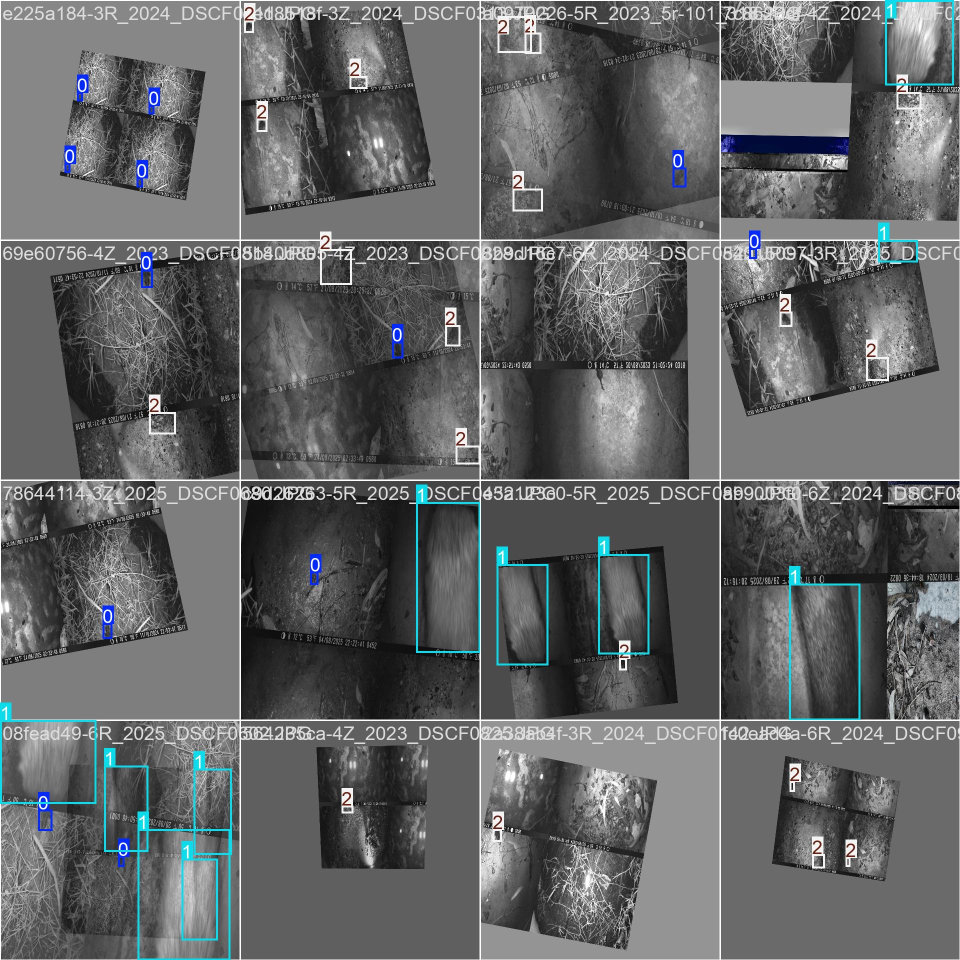
#> input picture detection/results/rtdetr/phase1/train_batch0.jpg, 1920 x 1920 px (shown at 1/2 size)
$ python -i preprocess.py   (imports and definitions only)
#> lines starting #> are read from the running program, lines starting #| are printed output that depends on the picture
#> further down, picture is the input picture: shape (1920, 1920, 3); mean B, G, R 101, 100.1, 98.2
"""Offline CLAHE Preprocessing Pipeline for target object detection datasets.

Applies Contrast Limited Adaptive Histogram Equalization (CLAHE) to training,
validation, and test splits to amplify low-contrast details, saving CPU overhead
during training.
"""

import os
import shutil
import glob
import cv2
from tqdm import tqdm
import concurrent.futures

# Import central configurations
from config import SRC_DATASET_DIR, CLAHE_DATASET_DIR


def apply_clahe_to_image(im):
    """Apply CLAHE preprocessing on the L-channel of a BGR image."""
    lab = cv2.cvtColor(im, cv2.COLOR_BGR2LAB)
#> lab: shape (1920, 1920, 3); mean of channels 0, 1, 2 106.1, 127.8, 127.4
    l_channel, a, b = cv2.split(lab)
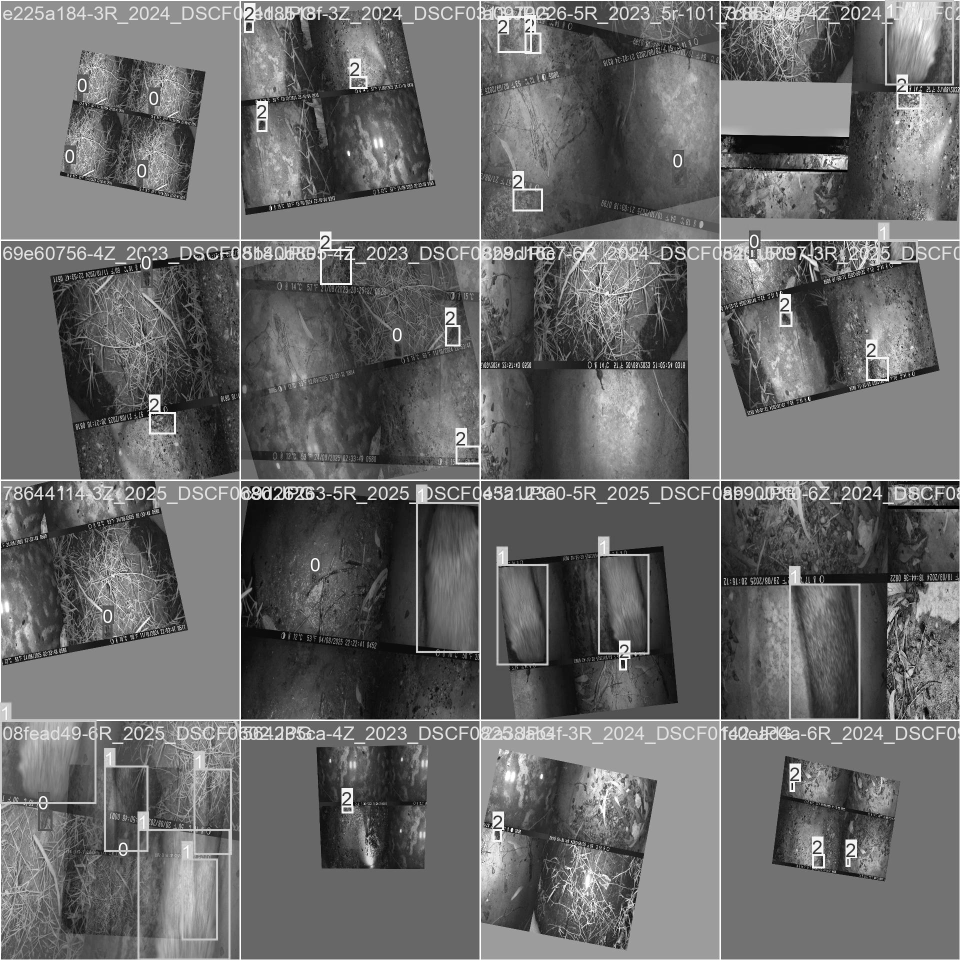
#> l_channel: shape (1920, 1920) (shown at 1/2 size); min 0, max 255, mean 106.1
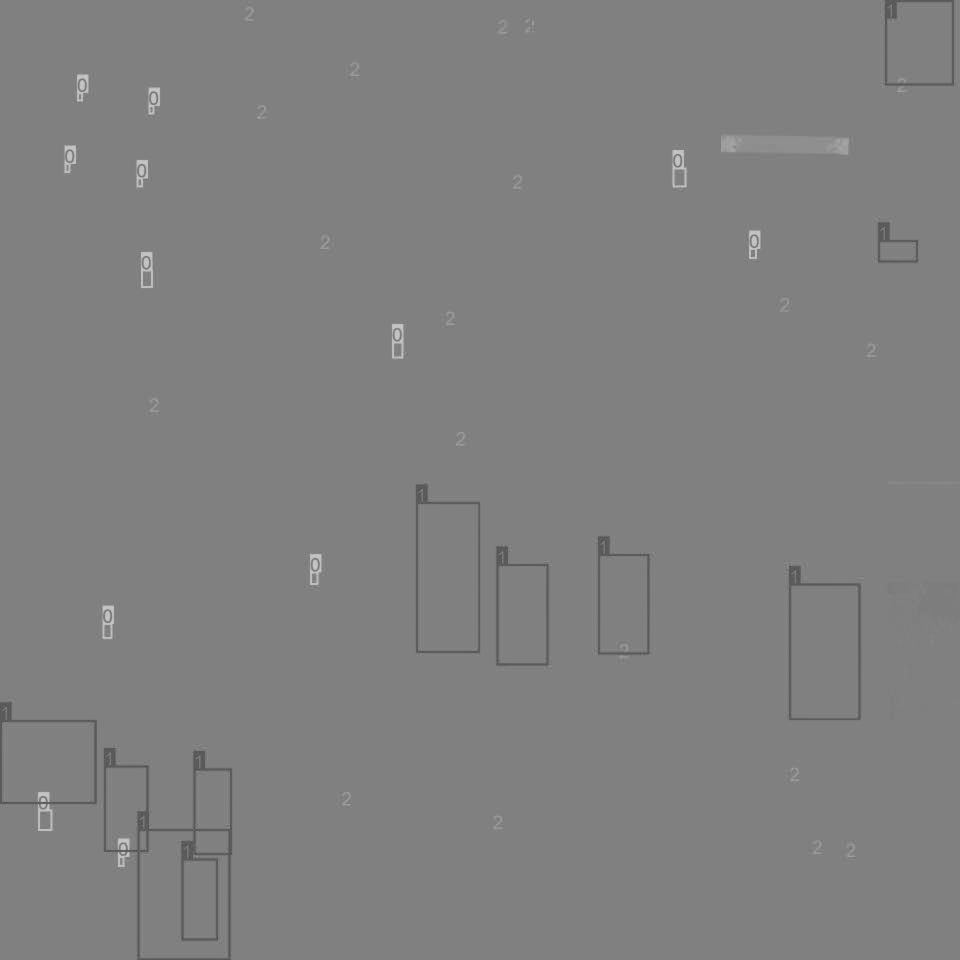
#> a: shape (1920, 1920) (shown at 1/2 size); min 73, max 206, mean 127.8
    clahe = cv2.createCLAHE(clipLimit=2.0, tileGridSize=(8, 8))
    cl = clahe.apply(l_channel)
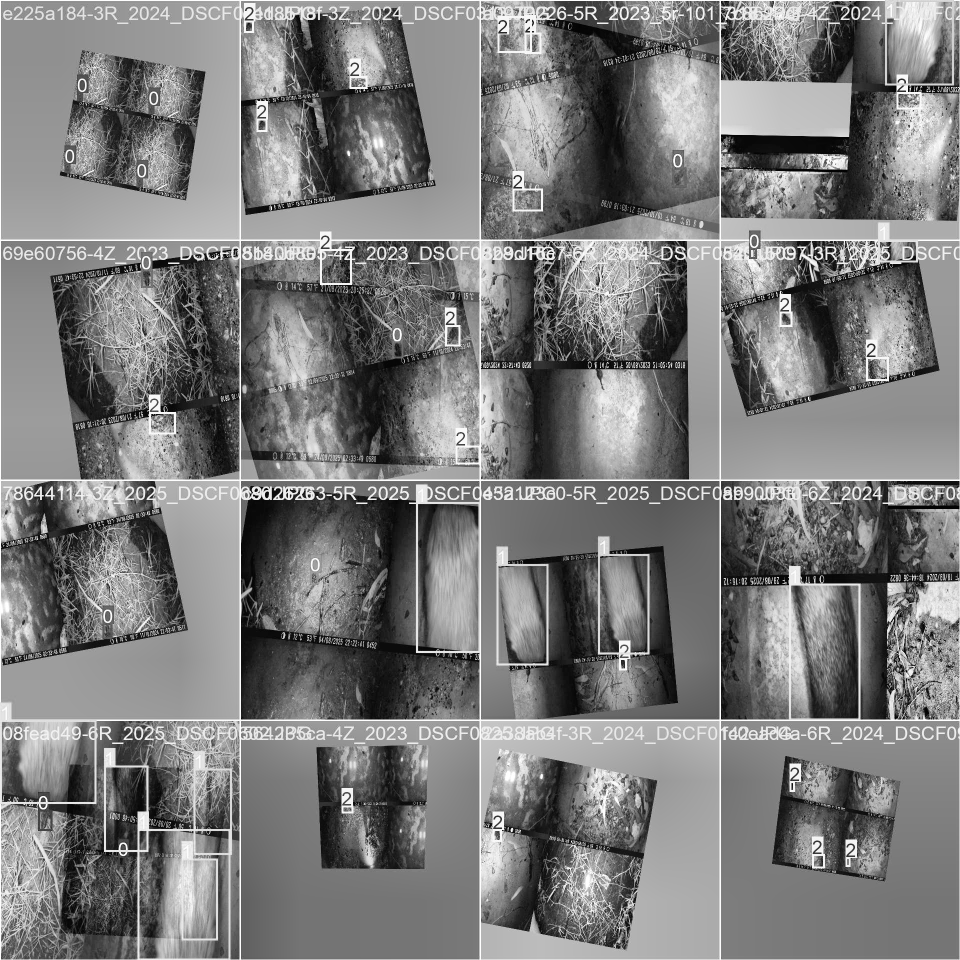
#> cl: shape (1920, 1920) (shown at 1/2 size); min 0, max 255, mean 123.5
    limg = cv2.merge((cl, a, b))
#> limg: shape (1920, 1920, 3); mean of channels 0, 1, 2 123.5, 127.8, 127.4
    im_clahe = cv2.cvtColor(limg, cv2.COLOR_LAB2BGR)
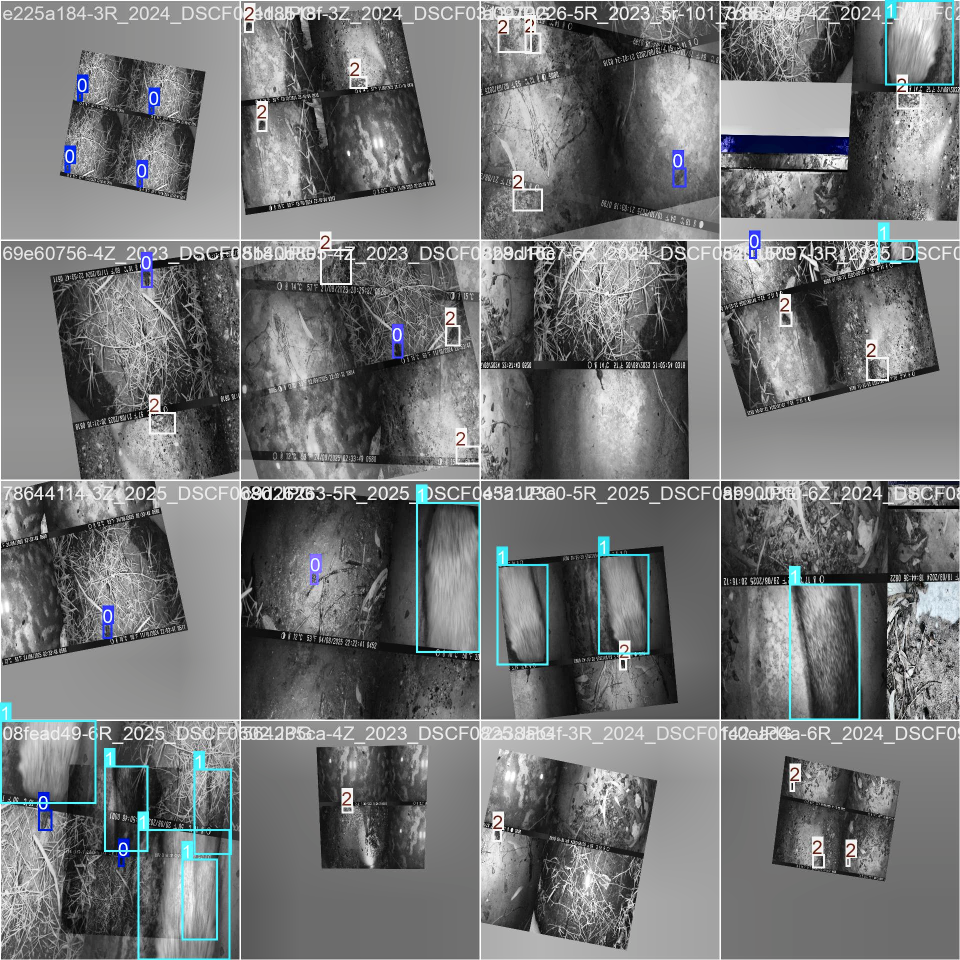
#> im_clahe: shape (1920, 1920, 3) (shown at 1/2 size); mean B, G, R 118.5, 117.7, 116
    return im_clahe


# [157 lines left out: functions process_single_image, preprocess_dataset, not called in this run]


# [2 lines not run here, left out]

>>> import cv2
>>> picture = cv2.imread('results/rtdetr/phase1/train_batch0.jpg')
>>> result = apply_clahe_to_image(picture)

$ run again, on detection/results/rtdetr/phase1/val_batch2_pred.jpg
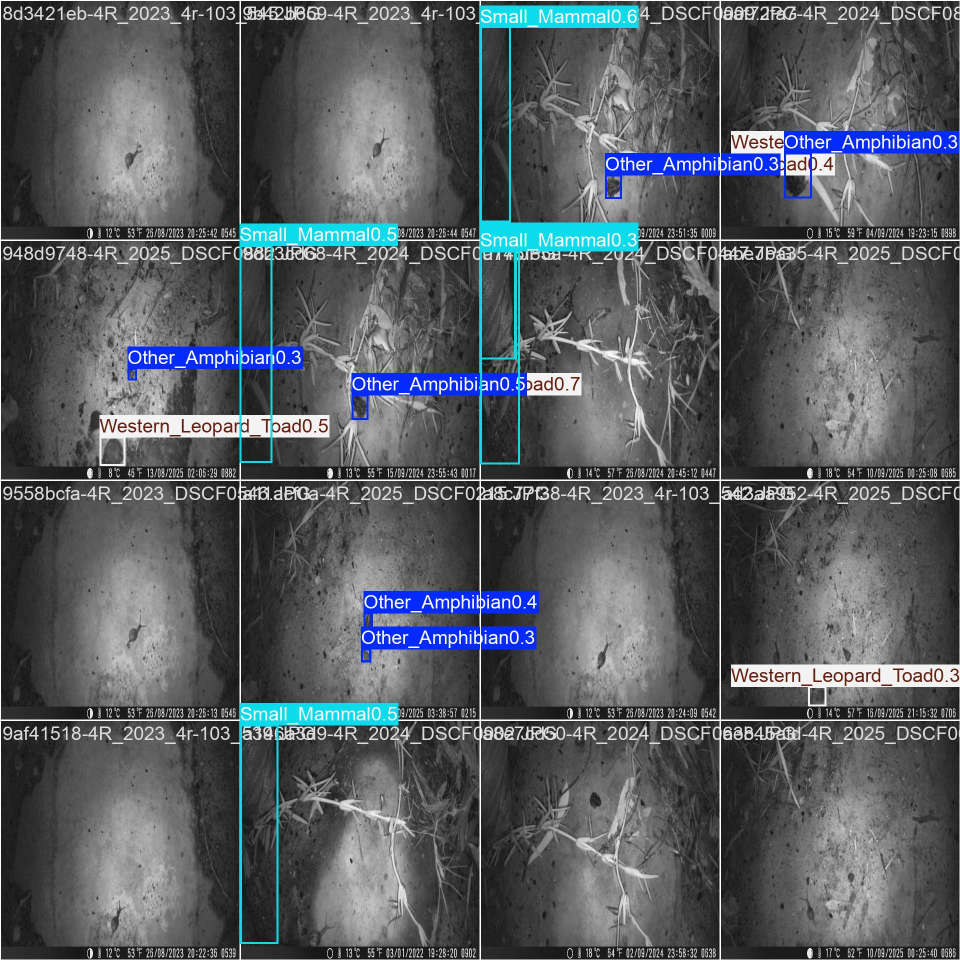
#> input picture detection/results/rtdetr/phase1/val_batch2_pred.jpg, 1920 x 1920 px (shown at 1/2 size)
#> picture is the input picture: shape (1920, 1920, 3); mean B, G, R 95.3, 90.7, 86.4
#> lab: shape (1920, 1920, 3); mean of channels 0, 1, 2 96.2, 128.7, 125.5
#> in apply_clahe_to_image, `l_channel, a, b = cv2.split(lab)`:
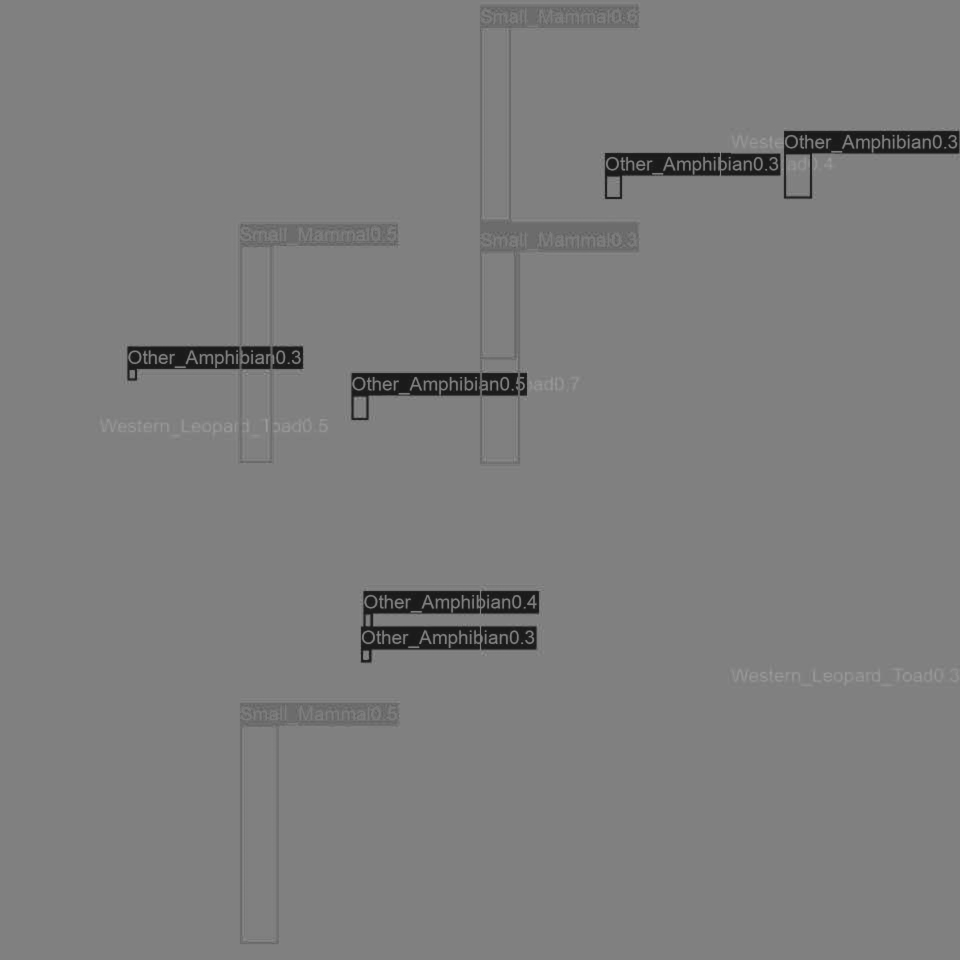
#> b: shape (1920, 1920) (shown at 1/2 size); min 22, max 160, mean 125.5
#> limg: shape (1920, 1920, 3); mean of channels 0, 1, 2 115.5, 128.7, 125.5
#> in apply_clahe_to_image, `im_clahe = cv2.cvtColor(limg, cv2.COLOR_LAB2BGR)`:
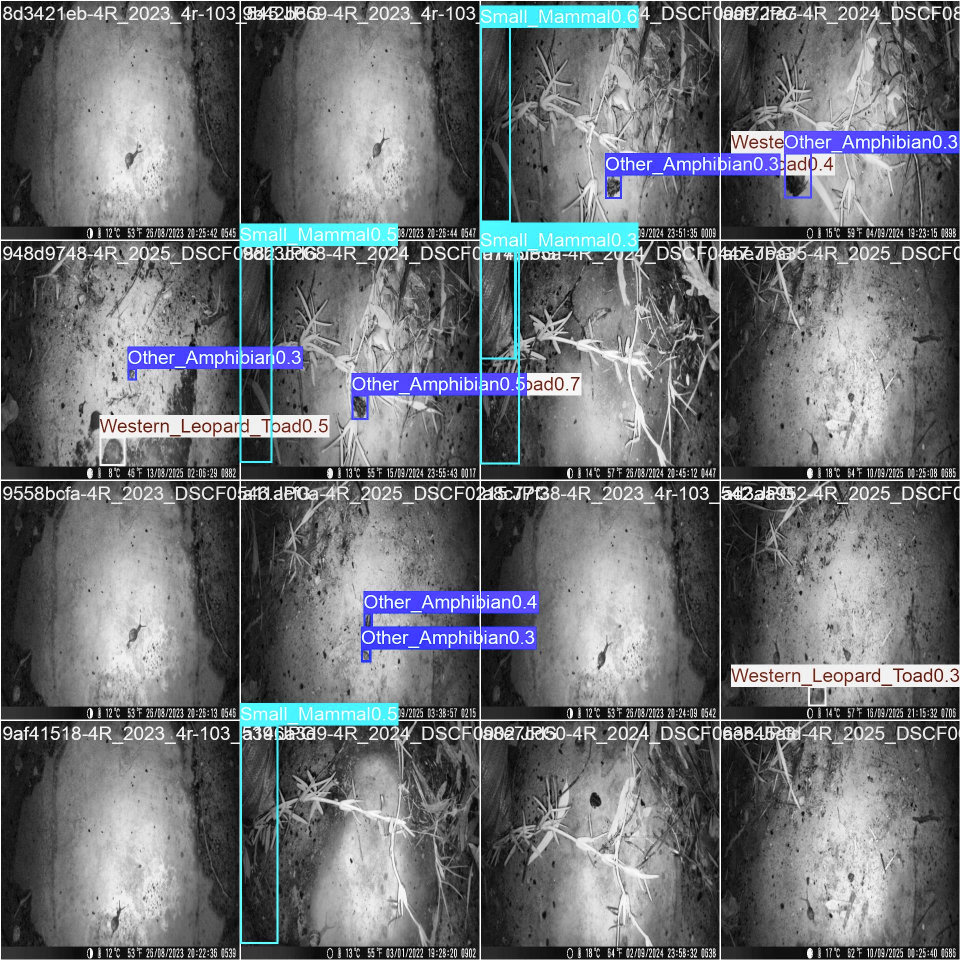
#> im_clahe: shape (1920, 1920, 3) (shown at 1/2 size); mean B, G, R 114.5, 110.4, 107.4
